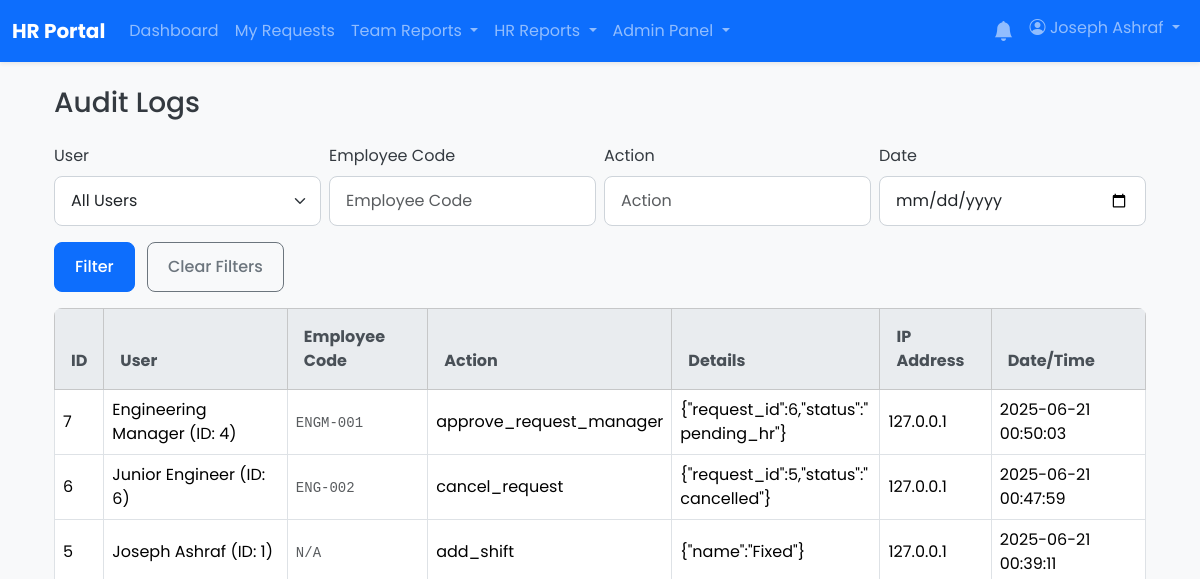
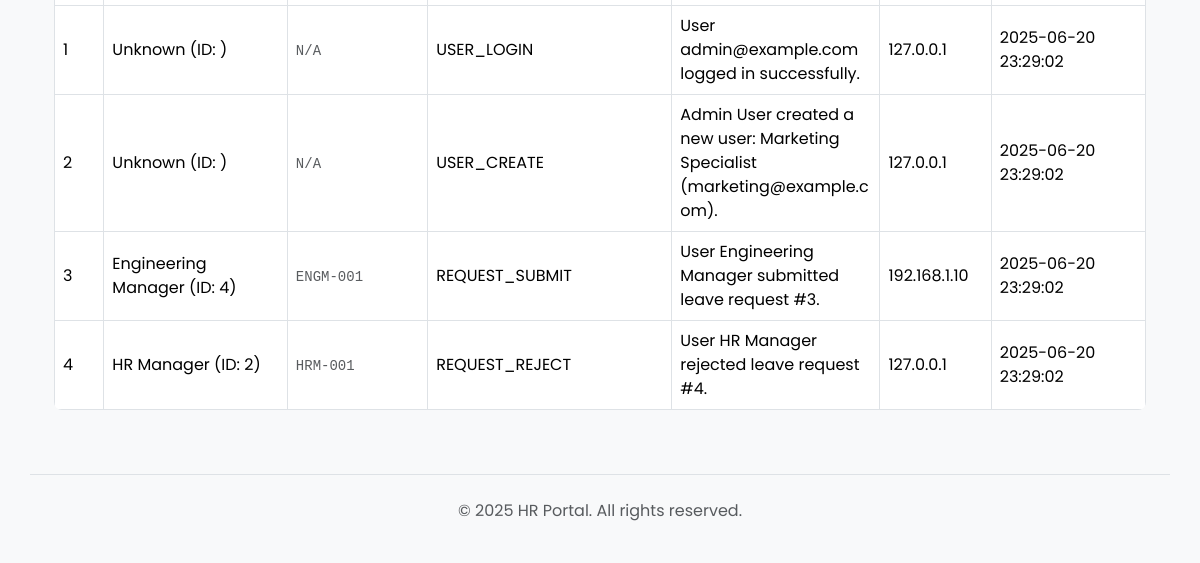
Page /admin/audit_logs.php (signed in) on the earlier database version (2 pictures, top to bottom).
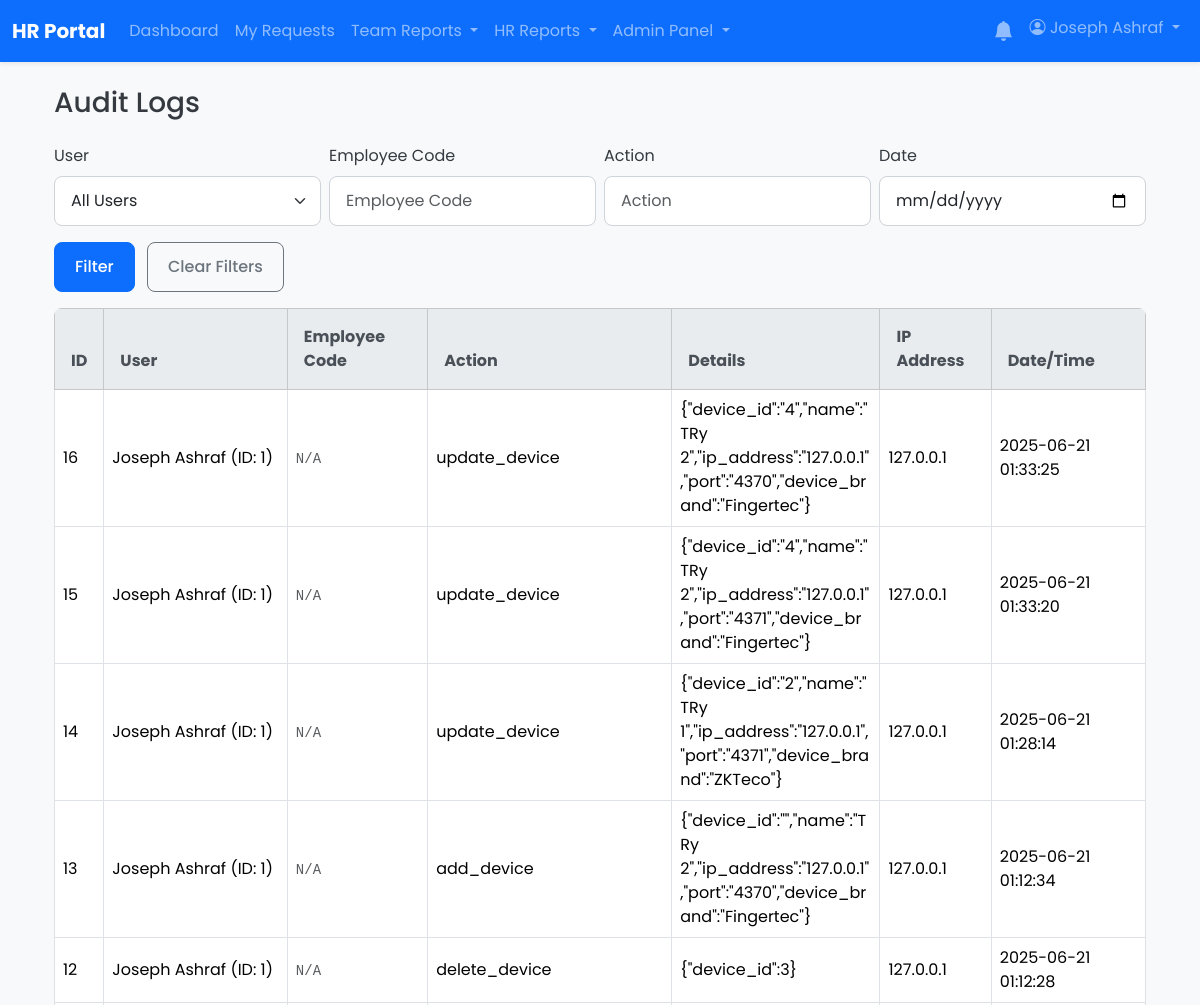
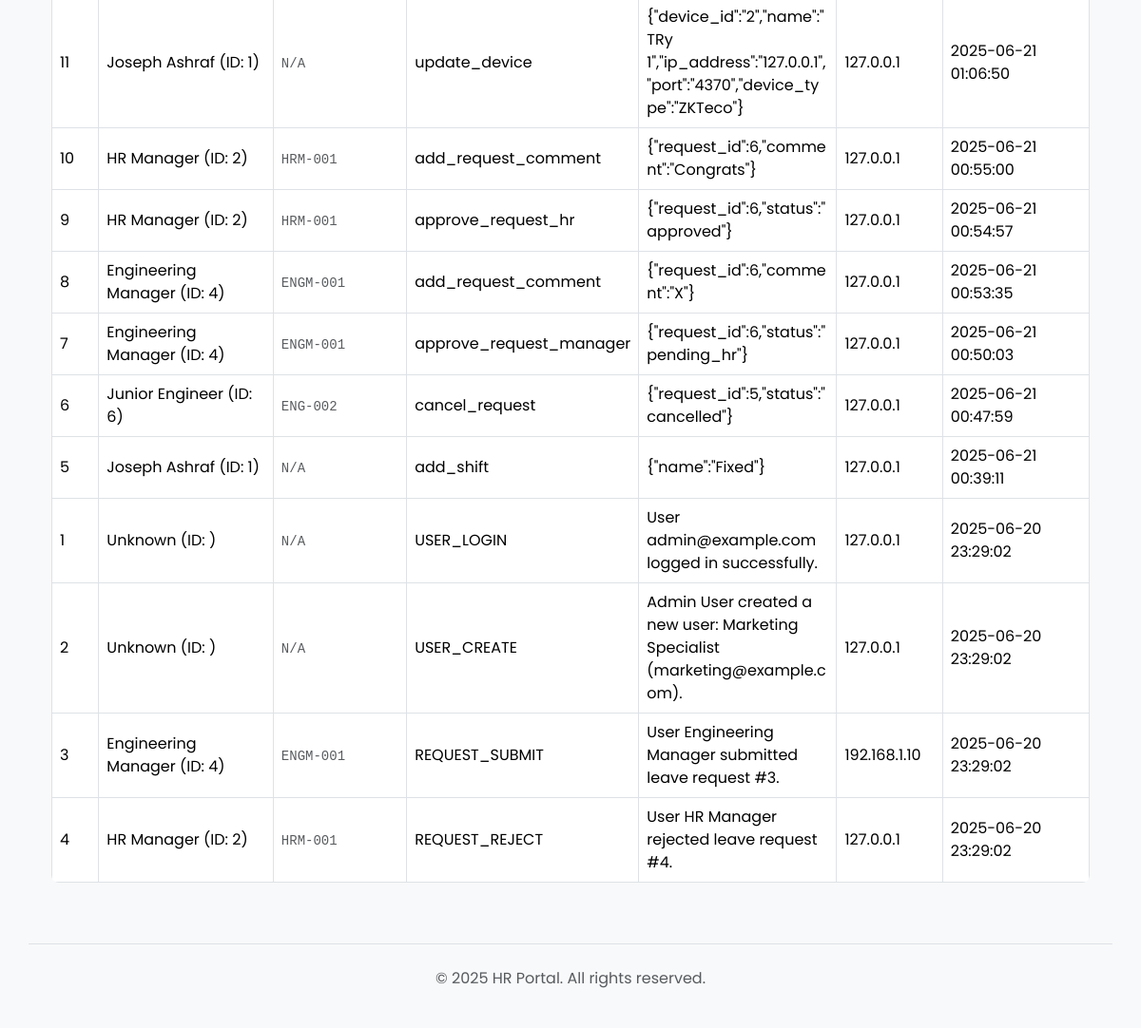
Same page on the later database version (2 pictures, top to bottom).
### tables this page shows
CREATE TABLE `audit_logs` (
  `id` int(11) NOT NULL,
  `user_id` int(11) DEFAULT NULL,
  `action` varchar(255) NOT NULL,
  `details` text DEFAULT NULL,
  `ip_address` varchar(45) DEFAULT NULL,
  `created_at` timestamp NOT NULL DEFAULT current_timestamp()
);

CREATE TABLE `users` (
  `id` int(11) NOT NULL,
  `employee_code` varchar(50) DEFAULT NULL,
  `full_name` varchar(255) NOT NULL,
  `email` varchar(255) NOT NULL,
  `password` varchar(255) NOT NULL,
  `role` enum('user','manager','hr','hr_manager','admin') NOT NULL DEFAULT 'user',
  `shift_id` int(11) DEFAULT NULL,
  `department_id` int(11) DEFAULT NULL,
  `direct_manager_id` int(11) DEFAULT NULL,
  `is_active` tinyint(1) NOT NULL DEFAULT 1,
  `must_change_password` tinyint(1) NOT NULL DEFAULT 0,
  `created_at` timestamp NOT NULL DEFAULT current_timestamp(),
  `updated_at` timestamp NOT NULL DEFAULT current_timestamp() ON UPDATE current_timestamp()
);

### admin/audit_logs.php (the view, shortened to what this page needs)
<?php
require_once __DIR__ . '/../app/core/database.php';
include __DIR__ . '/../app/templates/header.php';
$page = isset($_GET['page']) ? max(1, intval($_GET['page'])) : 1;
$page_size = 25;
$offset = ($page - 1) * $page_size;
$where = [];
$params = [];
$where_sql = $where ? 'WHERE ' . implode(' AND ', $where) : '';
$sql = "SELECT al.*, u.full_name, u.employee_code FROM audit_logs al LEFT JOIN users u ON al.user_id = u.id {$where_sql} ORDER BY al.created_at DESC LIMIT {$page_size} OFFSET {$offset}";
$stmt = $pdo->prepare($sql);
$stmt->execute($params);
$audit_logs = $stmt->fetchAll(PDO::FETCH_ASSOC);
?>
<div class="container mt-4">
    <h1 class="h3 mb-4">Audit Logs</h1>
    <form class="row g-2 mb-3" method="get">
        <div class="col-md-3">
            <label for="user_id" class="form-label">User</label>
            <select class="form-select" id="user_id" name="user_id">
                <option value="">All Users</option>
            </select>
        </div>
        <div class="col-md-3">
            <label for="employee_code" class="form-label">Employee Code</label> <input type="text" name="employee_code" class="form-control" placeholder="Employee Code" value="<?= htmlspecialchars($_GET['employee_code'] ?? '') ?>">
        </div>
        <div class="col-md-3">
            <label for="action" class="form-label">Action</label>
            <input type="text" name="action" class="form-control" placeholder="Action" value="<?= htmlspecialchars($_GET['action'] ?? '') ?>">
        </div>
        <div class="col-md-3">
            <label for="date" class="form-label">Date</label>
            <input type="date" name="date" class="form-control" value="<?= htmlspecialchars($_GET['date'] ?? '') ?>">
        </div>
        <div class="col-12 mt-3">
            <button type="submit" class="btn btn-primary me-2">Filter</button>
            <a href="audit_logs.php" class="btn btn-outline-secondary">Clear Filters</a>
        </div>
    </form>
    <div class="table-responsive">
        <table class="table table-bordered table-hover align-middle">
            <thead class="table-light">
                <tr>
                    <th>ID</th>
                    <th>User</th>
                    <th>Employee Code</th> <th>Action</th>
                    <th>Details</th>
                    <th>IP Address</th>
                    <th>Date/Time</th>
                </tr>
            </thead>
            <tbody>
                <?php if (empty($audit_logs)): ?>
                    <tr><td colspan="7" class="text-center text-muted">No audit logs found.</td></tr> <?php else: ?>
                    <?php foreach ($audit_logs as $log): ?>
                        <tr>
                            <td><?= htmlspecialchars($log['id']) ?></td>
                            <td><?= htmlspecialchars($log['full_name'] ?? 'Unknown') ?> (ID: <?= htmlspecialchars($log['user_id']) ?>)</td>
                            <td><code class="text-muted"><?= htmlspecialchars($log['employee_code'] ?? 'N/A') ?></code></td> <td><?= htmlspecialchars($log['action']) ?></td>
                            <td style="max-width:300px; word-break:break-word; white-space:pre-wrap;"><?= htmlspecialchars($log['details']) ?></td>
                            <td><?= htmlspecialchars($log['ip_address']) ?></td>
                            <td><?= htmlspecialchars($log['created_at']) ?></td>
                        </tr>
                    <?php endforeach; ?>
                <?php endif; ?>
            </tbody>
        </table>
    </div>
</div>
<?php include __DIR__ . '/../app/templates/footer.php'; ?>

Differences in the rows shown:
added audit_logs: id "16", user.full_name "Joseph Ashraf", user "1", user.employee_code "N/A", action "update_device", details "{\"device_id\":\"4\",\"name\":\"TRy 2\",\"ip_address\":\"127.0.0.1\",\"port\":\"4370\",\"device_brand\":\"Fingertec\"}", ip_address "127.0.0.1", created_at "2025-06-21 01:33:25"
added audit_logs: id "15", user.full_name "Joseph Ashraf", user "1", user.employee_code "N/A", action "update_device", details "{\"device_id\":\"4\",\"name\":\"TRy 2\",\"ip_address\":\"127.0.0.1\",\"port\":\"4371\",\"device_brand\":\"Fingertec\"}", ip_address "127.0.0.1", created_at "2025-06-21 01:33:20"
added audit_logs: id "14", user.full_name "Joseph Ashraf", user "1", user.employee_code "N/A", action "update_device", details "{\"device_id\":\"2\",\"name\":\"TRy 1\",\"ip_address\":\"127.0.0.1\",\"port\":\"4371\",\"device_brand\":\"ZKTeco\"}", ip_address "127.0.0.1", created_at "2025-06-21 01:28:14"
added audit_logs: id "13", user.full_name "Joseph Ashraf", user "1", user.employee_code "N/A", action "add_device", details "{\"device_id\":\"\",\"name\":\"TRy 2\",\"ip_address\":\"127.0.0.1\",\"port\":\"4370\",\"device_brand\":\"Fingertec\"}", ip_address "127.0.0.1", created_at "2025-06-21 01:12:34"
added audit_logs: id "12", user.full_name "Joseph Ashraf", user "1", user.employee_code "N/A", action "delete_device", details "{\"device_id\":3}", ip_address "127.0.0.1", created_at "2025-06-21 01:12:28"
added audit_logs: id "11", user.full_name "Joseph Ashraf", user "1", user.employee_code "N/A", action "update_device", details "{\"device_id\":\"2\",\"name\":\"TRy 1\",\"ip_address\":\"127.0.0.1\",\"port\":\"4370\",\"device_type\":\"ZKTeco\"}", ip_address "127.0.0.1", created_at "2025-06-21 01:06:50"
added audit_logs: id "10", user.full_name "HR Manager", user "2", user.employee_code "HRM-001", action "add_request_comment", details "{\"request_id\":6,\"comment\":\"Congrats\"}", ip_address "127.0.0.1", created_at "2025-06-21 00:55:00"
added audit_logs: id "9", user.full_name "HR Manager", user "2", user.employee_code "HRM-001", action "approve_request_hr", details "{\"request_id\":6,\"status\":\"approved\"}", ip_address "127.0.0.1", created_at "2025-06-21 00:54:57"
added audit_logs: id "8", user.full_name "Engineering Manager", user "4", user.employee_code "ENGM-001", action "add_request_comment", details "{\"request_id\":6,\"comment\":\"X\"}", ip_address "127.0.0.1", created_at "2025-06-21 00:53:35"
